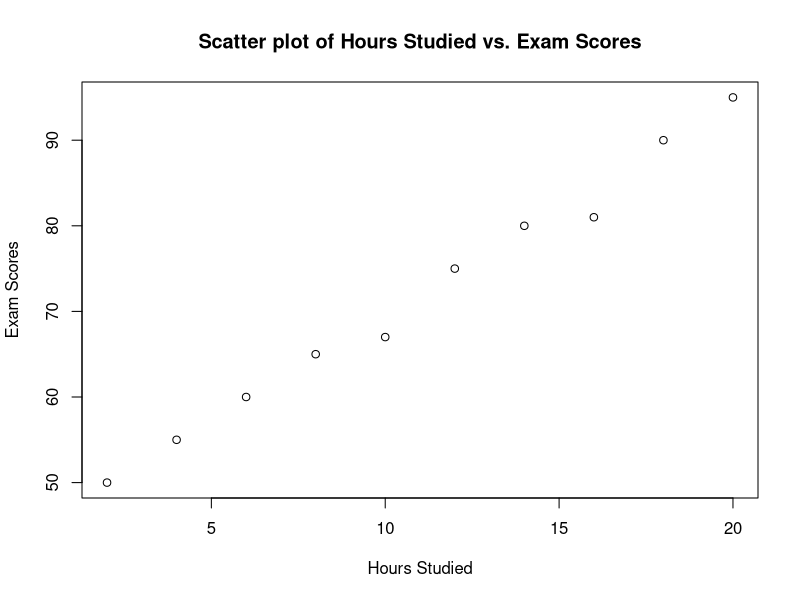

This chart was generated by the following R code:
hours_studied <- c(2, 4, 6, 8, 10, 12, 14, 16, 18, 20)
exam_scores <- c(50, 55, 60, 65, 67, 75, 80, 81, 90, 95)

## Shapiro-Wilk normality test
hours_studied_normality <- shapiro.test(hours_studied)
exam_scores_normality <- shapiro.test(exam_scores)

## Scatter plot to check linearity and variance
plot(hours_studied, exam_scores, main = "Scatter plot of Hours Studied vs. Exam Scores",
     xlab = "Hours Studied", ylab = "Exam Scores")

## Pearson correlation test
correlation_test <- cor.test(hours_studied, exam_scores, method = "pearson")

## Print results
print(hours_studied_normality)
print(exam_scores_normality)
cat("Correlation coefficient:", correlation_test$estimate, "\n")
cat("p-value:", correlation_test$p.value, "\n")